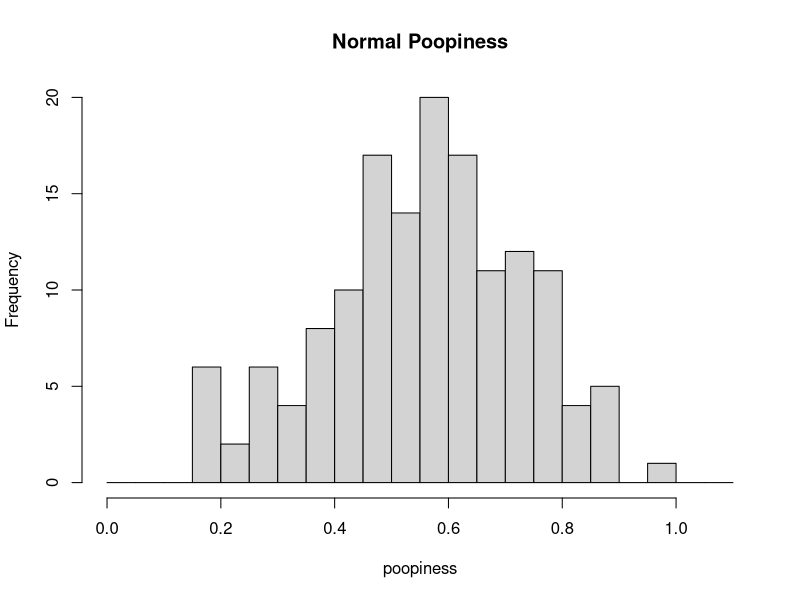

Source code (R):
## ---- chunk 1
set.seed(303030)
normal_poopy <- rnorm(148, mean=0.56, sd=0.175)
hist(normal_poopy, main="Normal Poopiness", breaks=seq(0,1.1,0.05), xlab="poopiness")
